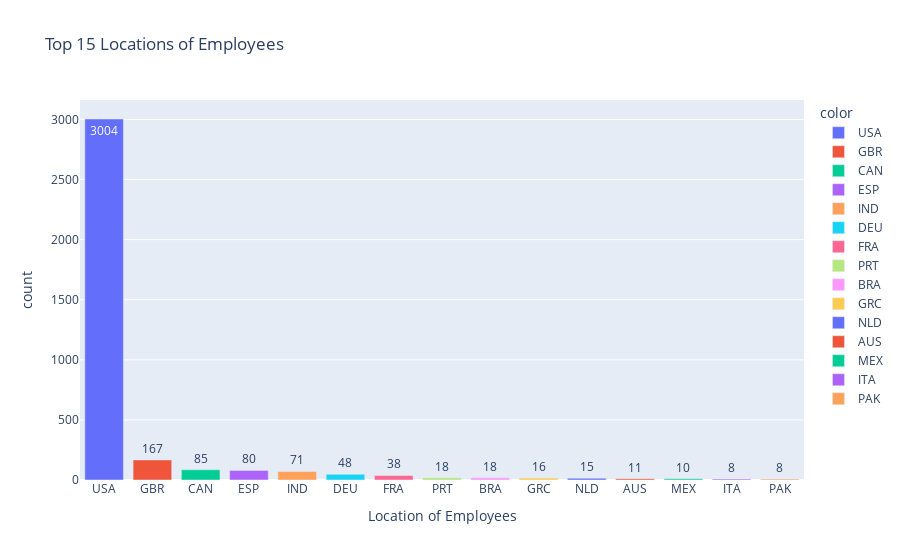

This figure's notebook cell:
### Markdown cell above
Most of the employees are from USA as can be seen from the chloropleth above.

### Code cell
top_15_emp_locations = residence[:15]
fig = px.bar(y = top_15_emp_locations.values, x = top_15_emp_locations.index, 
            color = top_15_emp_locations.index, text = top_15_emp_locations.values,
            title = 'Top 15 Locations of Employees')

fig.update_layout( xaxis_title = "Location of Employees", yaxis_title = "count")
fig.show()

### Figure 1 — Plotly figure (JSON) as saved in the notebook; plotly's stock layout.template omitted (floating-point values rounded to 4 significant figures)
{"data": [{"alignmentgroup": "True", "hovertemplate": "color=USA<br>x=%{x}<br>y=%{y}<br>text=%{text}<extra></extra>", "legendgroup": "USA", "marker": {"color": "#636efa", "pattern": {"shape": ""}}, "name": "USA", "offsetgroup": "USA", "orientation": "v", "showlegend": true, "text": [3004], "textposition": "auto", "type": "bar", "x": ["USA"], "xaxis": "x", "y": [3004], "yaxis": "y"}, {"alignmentgroup": "True", "hovertemplate": "color=GBR<br>x=%{x}<br>y=%{y}<br>text=%{text}<extra></extra>", "legendgroup": "GBR", "marker": {"color": "#EF553B", "pattern": {"shape": ""}}, "name": "GBR", "offsetgroup": "GBR", "orientation": "v", "showlegend": true, "text": [167], "textposition": "auto", "type": "bar", "x": ["GBR"], "xaxis": "x", "y": [167], "yaxis": "y"}, {"alignmentgroup": "True", "hovertemplate": "color=CAN<br>x=%{x}<br>y=%{y}<br>text=%{text}<extra></extra>", "legendgroup": "CAN", "marker": {"color": "#00cc96", "pattern": {"shape": ""}}, "name": "CAN", "offsetgroup": "CAN", "orientation": "v", "showlegend": true, "text": [85], "textposition": "auto", "type": "bar", "x": ["CAN"], "xaxis": "x", "y": [85], "yaxis": "y"}, {"alignmentgroup": "True", "hovertemplate": "color=ESP<br>x=%{x}<br>y=%{y}<br>text=%{text}<extra></extra>", "legendgroup": "ESP", "marker": {"color": "#ab63fa", "pattern": {"shape": ""}}, "name": "ESP", "offsetgroup": "ESP", "orientation": "v", "showlegend": true, "text": [80], "textposition": "auto", "type": "bar", "x": ["ESP"], "xaxis": "x", "y": [80], "yaxis": "y"}, {"alignmentgroup": "True", "hovertemplate": "color=IND<br>x=%{x}<br>y=%{y}<br>text=%{text}<extra></extra>", "legendgroup": "IND", "marker": {"color": "#FFA15A", "pattern": {"shape": ""}}, "name": "IND", "offsetgroup": "IND", "orientation": "v", "showlegend": true, "text": [71], "textposition": "auto", "type": "bar", "x": ["IND"], "xaxis": "x", "y": [71], "yaxis": "y"}, {"alignmentgroup": "True", "hovertemplate": "color=DEU<br>x=%{x}<br>y=%{y}<br>text=%{text}<extra></extra>", "legendgroup": "DEU", "marker": {"color": "#19d3f3", "pattern": {"shape": ""}}, "name": "DEU", "offsetgroup": "DEU", "orientation": "v", "showlegend": true, "text": [48], "textposition": "auto", "type": "bar", "x": ["DEU"], "xaxis": "x", "y": [48], "yaxis": "y"}, {"alignmentgroup": "True", "hovertemplate": "color=FRA<br>x=%{x}<br>y=%{y}<br>text=%{text}<extra></extra>", "legendgroup": "FRA", "marker": {"color": "#FF6692", "pattern": {"shape": ""}}, "name": "FRA", "offsetgroup": "FRA", "orientation": "v", "showlegend": true, "text": [38], "textposition": "auto", "type": "bar", "x": ["FRA"], "xaxis": "x", "y": [38], "yaxis": "y"}, {"alignmentgroup": "True", "hovertemplate": "color=PRT<br>x=%{x}<br>y=%{y}<br>text=%{text}<extra></extra>", "legendgroup": "PRT", "marker": {"color": "#B6E880", "pattern": {"shape": ""}}, "name": "PRT", "offsetgroup": "PRT", "orientation": "v", "showlegend": true, "text": [18], "textposition": "auto", "type": "bar", "x": ["PRT"], "xaxis": "x", "y": [18], "yaxis": "y"}, {"alignmentgroup": "True", "hovertemplate": "color=BRA<br>x=%{x}<br>y=%{y}<br>text=%{text}<extra></extra>", "legendgroup": "BRA", "marker": {"color": "#FF97FF", "pattern": {"shape": ""}}, "name": "BRA", "offsetgroup": "BRA", "orientation": "v", "showlegend": true, "text": [18], "textposition": "auto", "type": "bar", "x": ["BRA"], "xaxis": "x", "y": [18], "yaxis": "y"}, {"alignmentgroup": "True", "hovertemplate": "color=GRC<br>x=%{x}<br>y=%{y}<br>text=%{text}<extra></extra>", "legendgroup": "GRC", "marker": {"color": "#FECB52", "pattern": {"shape": ""}}, "name": "GRC", "offsetgroup": "GRC", "orientation": "v", "showlegend": true, "text": [16], "textposition": "auto", "type": "bar", "x": ["GRC"], "xaxis": "x", "y": [16], "yaxis": "y"}, {"alignmentgroup": "True", "hovertemplate": "color=NLD<br>x=%{x}<br>y=%{y}<br>text=%{text}<extra></extra>", "legendgroup": "NLD", "marker": {"color": "#636efa", "pattern": {"shape": ""}}, "name": "NLD", "offsetgroup": "NLD", "orientation": "v", "showlegend": true, "text": [15], "textposition": "auto", "type": "bar", "x": ["NLD"], "xaxis": "x", "y": [15], "yaxis": "y"}, {"alignmentgroup": "True", "hovertemplate": "color=AUS<br>x=%{x}<br>y=%{y}<br>text=%{text}<extra></extra>", "legendgroup": "AUS", "marker": {"color": "#EF553B", "pattern": {"shape": ""}}, "name": "AUS", "offsetgroup": "AUS", "orientation": "v", "showlegend": true, "text": [11], "textposition": "auto", "type": "bar", "x": ["AUS"], "xaxis": "x", "y": [11], "yaxis": "y"}, {"alignmentgroup": "True", "hovertemplate": "color=MEX<br>x=%{x}<br>y=%{y}<br>text=%{text}<extra></extra>", "legendgroup": "MEX", "marker": {"color": "#00cc96", "pattern": {"shape": ""}}, "name": "MEX", "offsetgroup": "MEX", "orientation": "v", "showlegend": true, "text": [10], "textposition": "auto", "type": "bar", "x": ["MEX"], "xaxis": "x", "y": [10], "yaxis": "y"}, {"alignmentgroup": "True", "hovertemplate": "color=ITA<br>x=%{x}<br>y=%{y}<br>text=%{text}<extra></extra>", "legendgroup": "ITA", "marker": {"color": "#ab63fa", "pattern": {"shape": ""}}, "name": "ITA", "offsetgroup": "ITA", "orientation": "v", "showlegend": true, "text": [8], "textposition": "auto", "type": "bar", "x": ["ITA"], "xaxis": "x", "y": [8], "yaxis": "y"}, {"alignmentgroup": "True", "hovertemplate": "color=PAK<br>x=%{x}<br>y=%{y}<br>text=%{text}<extra></extra>", "legendgroup": "PAK", "marker": {"color": "#FFA15A", "pattern": {"shape": ""}}, "name": "PAK", "offsetgroup": "PAK", "orientation": "v", "showlegend": true, "text": [8], "textposition": "auto", "type": "bar", "x": ["PAK"], "xaxis": "x", "y": [8], "yaxis": "y"}], "layout": {"barmode": "relative", "legend": {"title": {"text": "color"}, "tracegroupgap": 0}, "title": {"text": "Top 15 Locations of Employees"}, "xaxis": {"anchor": "y", "domain": [0, 1], "title": {"text": "Location of Employees"}}, "yaxis": {"anchor": "x", "domain": [0, 1], "title": {"text": "count"}}}}
